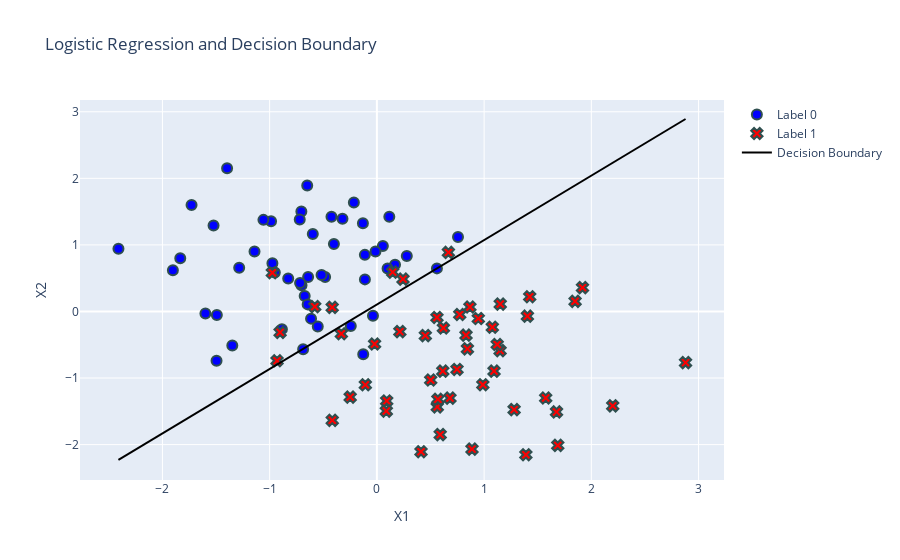

Notebook cell for this chart:
### Code cell
import plotly.graph_objects as go


trace_0 = go.Scatter(x=x1[y_data == 0], y=x2[y_data == 0], mode='markers', marker=dict(
                                        color='blue', symbol='circle',size=10,
                                        line=dict(width=2,
                                        color='DarkSlateGrey')
                                        ), name='Label 0')
trace_1 = go.Scatter(x=x1[y_data == 1], y=x2[y_data == 1], mode='markers', marker=dict(
                                        color='red', symbol='x',size=10,
                                        line=dict(width=2,
                                        color='DarkSlateGrey')
                                        ), name='Label 1')

boundary_x = np.linspace(min(x1), max(x1), 100)
boundary_y = -(theta_initial[0] + theta_initial[1] * boundary_x) / theta_initial[2]

trace_boundary = go.Scatter(x=boundary_x, y=boundary_y, mode='lines', line=dict(color='black'), name='Decision Boundary')

layout = go.Layout(title='Logistic Regression and Decision Boundary', xaxis_title='X1', yaxis_title='X2')
fig = go.Figure(data=[trace_0, trace_1, trace_boundary], layout=layout)

fig.write_html('logistic.html')

fig.show()
